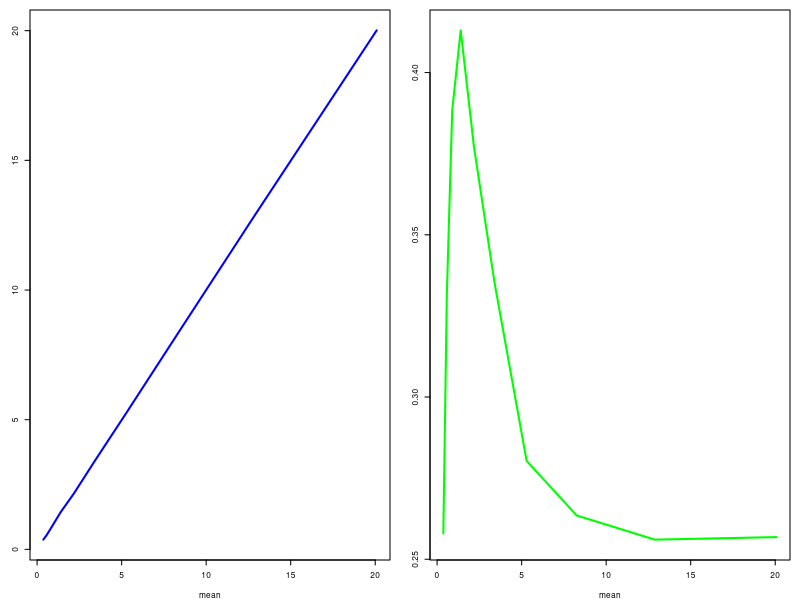

R code for this plot:
## ---- chunk 1
lambda = exp(seq(-1, 3, length=10))
v1 = sapply(lambda, function(x) var(rpois(10000,x)))
v2 = sapply(lambda, function(x) var(sqrt(rpois(10000,x))))
par(mfrow=c(1,2), mar=c(4,3,1,1), cex=0.5)
plot(lambda, v1, type="l", lty=1, lwd=2, col="blue", xlab="mean")
plot(lambda, v2, type="l", lty=1, lwd=2, col="green", xlab="mean")
#box("outer")
